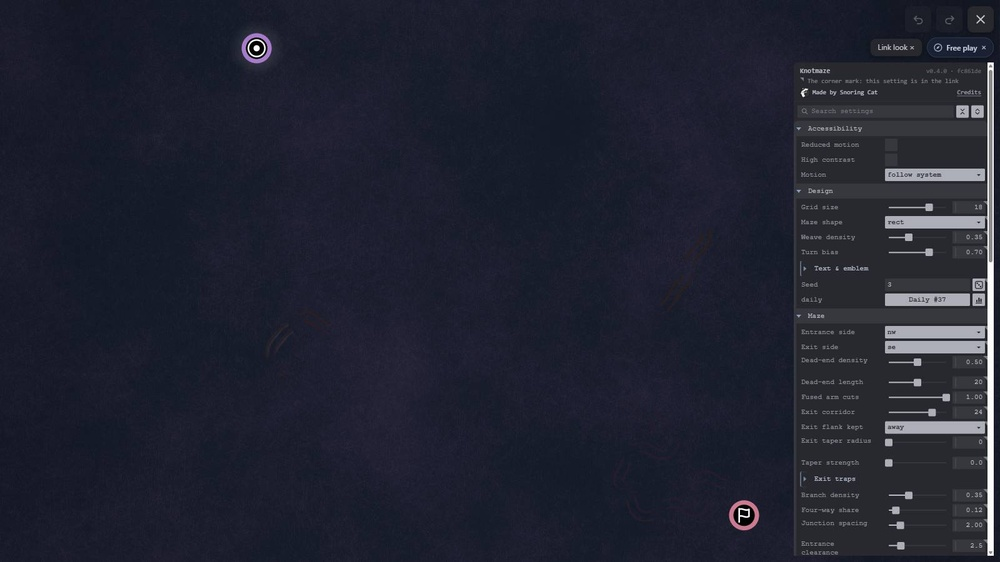
#> input picture .claude/probes/K1444/g2_50.jpg, 1000 x 562 px, shrunk from 1600 x 900 before the run; the run also reads 1 picture not shown here
$ python imgdiff.py ../K1444/g2_50.jpg ../K1444/g2_64.jpg 5
#> lines starting #> are read from the running program, lines starting #| are printed output that depends on the picture; after the words box and inside, x2 and y2 are one past the last pixel; in counts of white or black regions, pixels touching at a corner belong together
# K1548 (27H): where do two same-state shots differ? bbox + count over a level tol, and the largest
# connected clusters (so a dotted line, if present, shows as clusters along an edge).
#   python .claude/probes/K1548/imgdiff.py <pngA> <pngB> [tol]
import sys
import numpy as np
from PIL import Image

a = np.asarray(Image.open(sys.argv[1]).convert("RGB")).astype(np.int32)
b = np.asarray(Image.open(sys.argv[2]).convert("RGB")).astype(np.int32)
tol = int(sys.argv[3]) if len(sys.argv) > 3 else 8
d = np.abs(a - b).max(axis=2)
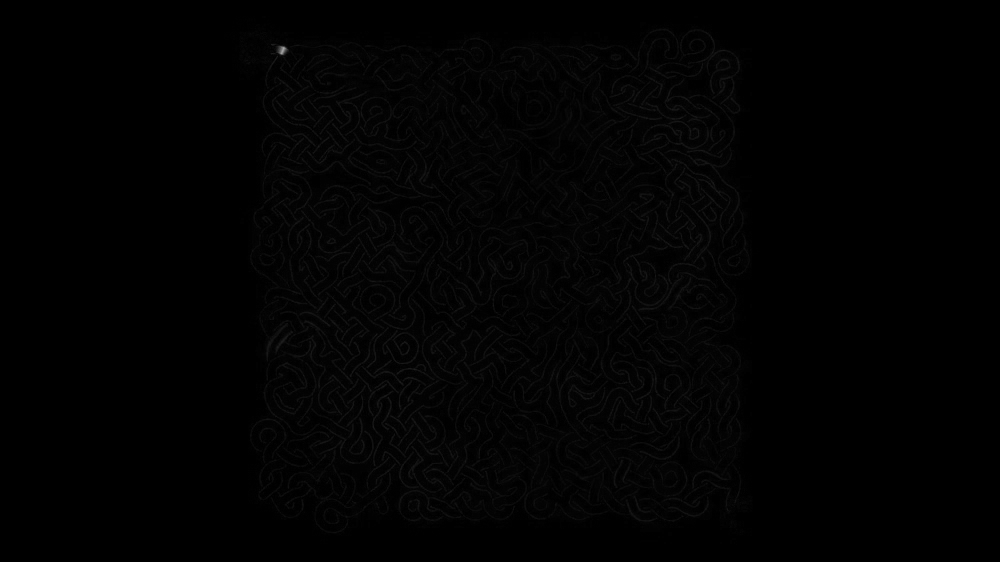
#> d: shape (562, 1000) int32; min 0, max 168, mean 2
m = d > tol
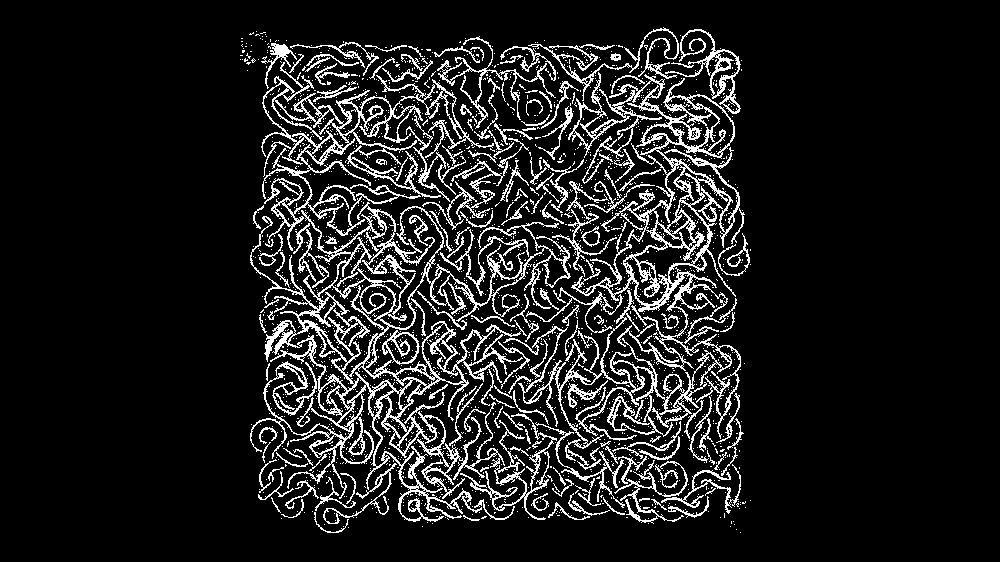
#> m: shape (562, 1000) bool; 11.6% white in thin lines or dots, all inside (x1, y1, x2, y2) = (240, 27, 751, 533)
ys, xs = np.nonzero(m)
print(f"diff>{tol}: {int(m.sum())} px")
#| diff>5: 64957 px
if len(xs):
    print(f"bbox x {xs.min()}..{xs.max()} y {ys.min()}..{ys.max()}")
#| bbox x 240..750 y 27..532
    # crude clustering: 32px grid cells with counts
    cells = {}
    for x, y in zip(xs[::7], ys[::7]):
        cells[(x // 32, y // 32)] = cells.get((x // 32, y // 32), 0) + 1
#> this loop made 9280 passes
#> (x, y) on passes 1 to 3: (663, 27), (657, 29), (664, 29)
#> after the loop, cells = 260 items
    top = sorted(cells.items(), key=lambda kv: -kv[1])[:10]
#> top = [((21, 4), 61), ((21, 5), 61), ((20, 6), 59), ((21, 8), 59), ((8, 10), 59), ((22, 6), 58), ((20, 9), 58), ((21, 3), 57), ((9, 10), 57), ((13, 15), 56)]
    print("top 32px cells (sampled):", [(f"{cx*32},{cy*32}", n) for (cx, cy), n in top])
#| top 32px cells (sampled): [('672,128', 61), ('672,160', 61), ('640,192', 59), ('672,256', 59), ('256,320', 59), ('704,192', 58), ('640,288', 58), ('672,96', 57), ('288,320', 57), ('416,480', 56)]
